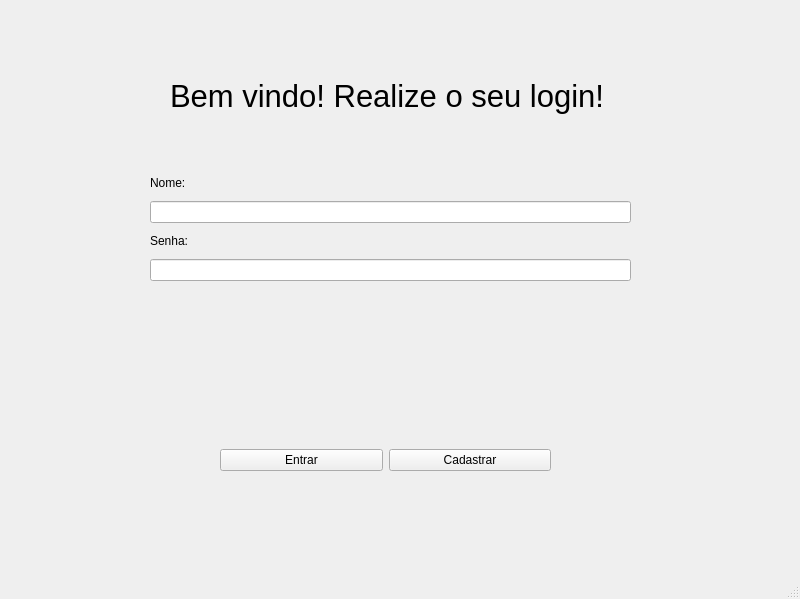
<?xml version="1.0" encoding="UTF-8"?>
<ui version="4.0">
 <class>MainWindow</class>
 <widget class="QMainWindow" name="MainWindow">
  <property name="geometry">
   <rect>
    <x>0</x>
    <y>0</y>
    <width>800</width>
    <height>599</height>
   </rect>
  </property>
  <property name="windowTitle">
   <string>MainWindow</string>
  </property>
  <widget class="QWidget" name="centralwidget">
   <widget class="QWidget" name="verticalLayoutWidget">
    <property name="geometry">
     <rect>
      <x>150</x>
      <y>170</y>
      <width>481</width>
      <height>111</height>
     </rect>
    </property>
    <layout class="QVBoxLayout" name="verticalLayout">
     <item>
      <widget class="QLabel" name="label">
       <property name="text">
        <string>Nome:</string>
       </property>
      </widget>
     </item>
     <item>
      <widget class="QLineEdit" name="lineEdit"/>
     </item>
     <item>
      <widget class="QLabel" name="label_2">
       <property name="text">
        <string>Senha:</string>
       </property>
      </widget>
     </item>
     <item>
      <widget class="QLineEdit" name="lineEdit_2"/>
     </item>
    </layout>
   </widget>
   <widget class="QWidget" name="horizontalLayoutWidget">
    <property name="geometry">
     <rect>
      <x>220</x>
      <y>420</y>
      <width>331</width>
      <height>80</height>
     </rect>
    </property>
    <layout class="QHBoxLayout" name="horizontalLayout">
     <item>
      <widget class="QPushButton" name="pushButton">
       <property name="text">
        <string>Entrar</string>
       </property>
      </widget>
     </item>
     <item>
      <widget class="QPushButton" name="pushButton_2">
       <property name="text">
        <string>Cadastrar</string>
       </property>
      </widget>
     </item>
    </layout>
   </widget>
   <widget class="QLabel" name="label_3">
    <property name="geometry">
     <rect>
      <x>170</x>
      <y>70</y>
      <width>431</width>
      <height>51</height>
     </rect>
    </property>
    <property name="font">
     <font>
      <pointsize>23</pointsize>
     </font>
    </property>
    <property name="text">
     <string>Bem vindo! Realize o seu login!</string>
    </property>
   </widget>
  </widget>
  <widget class="QMenuBar" name="menubar">
   <property name="geometry">
    <rect>
     <x>0</x>
     <y>0</y>
     <width>800</width>
     <height>21</height>
    </rect>
   </property>
  </widget>
  <widget class="QStatusBar" name="statusbar"/>
 </widget>
 <resources/>
 <connections/>
</ui>
